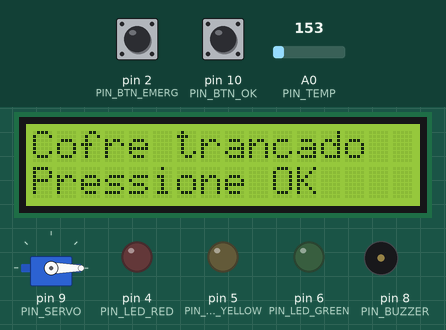
Simulated run of this sketch. Board: Arduino Uno, built with avr-gcc and run on an emulated ATmega328P. Shown: servo, 16×2 character LCD, output pins drawn as LEDs (lit = HIGH), buzzer (waves = sounding). Dashed ring = blinking. The inputs (shaded band) are chosen by the test bench; at power-on: pin 2 (PIN_BTN_EMERG) LOW, A0 (PIN_TEMP) = 153, pin 10 (PIN_BTN_OK) LOW.

Above: at 2.3 s.
2.4 s: pin 2 (PIN_BTN_EMERG) pulled HIGH for 0.15 s
At 3.0 s:
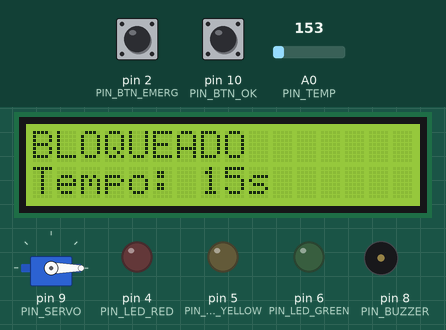
5.1 s: A0 (PIN_TEMP) set to 195
6.6 s: A0 (PIN_TEMP) set to 222
At 8.2 s:
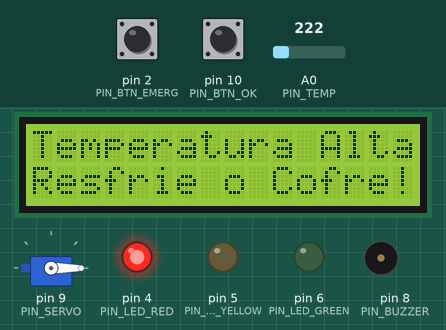
9.1 s: A0 (PIN_TEMP) set to 191
At 10.65 s:
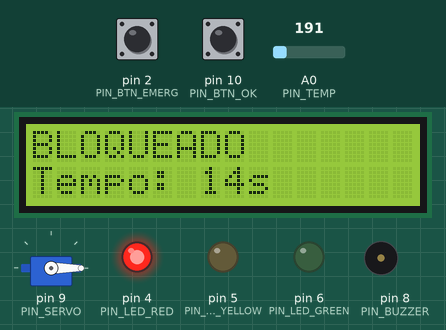
12.1 s: pin 2 (PIN_BTN_EMERG) pulled HIGH for 1 s
At 13.65 s:
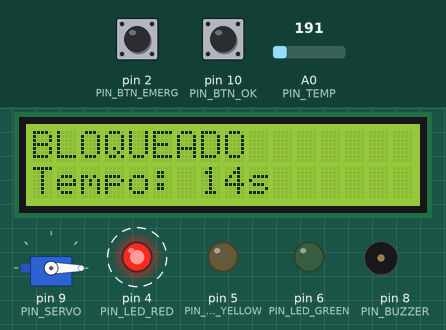
15.3 s: A0 (PIN_TEMP) set to 221
At 16.1 s:
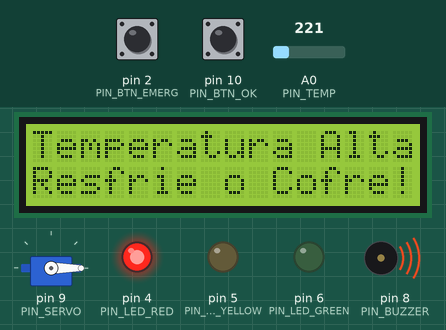
Timing chart, 0 to 18.3 s (numbered marks = the images above; inputs shaded):
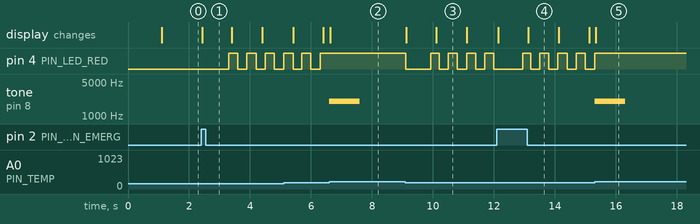

The sketch:

locker.ino
```cpp
#include <Wire.h>
#include <LiquidCrystal_I2C.h>
#include <Servo.h>

LiquidCrystal_I2C lcd(0x27, 16, 2);
Servo servo;

const int PIN_BTN_EMERG  = 2;
const int PIN_BTN_UP     = 7;
const int PIN_BTN_OK     = 10;
const int PIN_BTN_DOWN   = 11;
const int PIN_BTN_CONF   = 12;
const int PIN_LED_GREEN  = 6;
const int PIN_LED_YELLOW = 5;
const int PIN_LED_RED    = 4;
const int PIN_BUZZER     = 8;
const int PIN_SERVO      = 9;
const int PIN_TEMP       = A0;

const int SENHA_CORRETA[3] = {3, 7, 1};
const int MAX_TENTATIVAS = 3;
const long TEMPO_BLOQUEIO_MS = 15000;
const int SERVO_FECHADO = 0;
const int SERVO_ABERTO = 90;
const long DEBOUNCE_MS = 200;
const float LIMITE_TEMP = 50.0;

enum Estado { TRANCADO, INSERINDO, ABERTO, BLOQUEADO, ALERTA_TEMP };
Estado estado = TRANCADO;

int senha[3] = {0,0,0};
int pos = 0;
int tentativas = 0;

unsigned long tBloq = 0;
unsigned long tLast = 0;

unsigned long tUp=0, tDown=0, tOk=0, tConf=0;
bool lastUp=LOW, lastDown=LOW, lastOk=LOW, lastConf=LOW;

volatile bool emergenciaAtiva = false;

int tempo = 15;
bool initBloq = false;

Estado estadoAntes = TRANCADO;
bool alertaTempAtivo = false;

void isrEmergencia(){ emergenciaAtiva = true; }

void ledVerde(bool s){ digitalWrite(PIN_LED_GREEN, s); }
void ledAmarelo(bool s){ digitalWrite(PIN_LED_YELLOW, s); }
void ledVermelho(bool s){ digitalWrite(PIN_LED_RED, s); }

void apagarTodosLeds(){
  ledVerde(LOW);
  ledAmarelo(LOW);
  ledVermelho(LOW);
}

bool pressed(int pin, bool &lastState, unsigned long &lastTime){
  bool r = digitalRead(pin);
  if(lastState == LOW && r == HIGH && millis() - lastTime > DEBOUNCE_MS){
    lastTime = millis();
    lastState = HIGH;
    return true;
  }
  if(r == LOW) lastState = LOW;
  return false;
}

void piscarAmarelo(int v){
  for(int i=0;i<v;i++){
    ledAmarelo(HIGH); delay(120);
    ledAmarelo(LOW); delay(120);
  }
}

float lerTemperatura(){
  int raw = analogRead(PIN_TEMP);
  float tensao = raw * (5.0 / 1023.0);
  return (tensao - 0.5) * 100.0;
}

void entrarTrancado();
void entrarInserindo();
void entrarAberto();
void entrarBloqueado();

void checarTemperatura(){
  float temp = lerTemperatura();
  if(temp >= LIMITE_TEMP && !alertaTempAtivo){
    alertaTempAtivo = true;
    estadoAntes = estado;
    estado = ALERTA_TEMP;
    servo.write(SERVO_FECHADO);
    apagarTodosLeds();
    ledVermelho(HIGH);
    tone(PIN_BUZZER, 2000, 1000);
    lcd.clear();
    lcd.print("Temperatura Alta");
    lcd.setCursor(0,1);
    lcd.print("Resfrie o Cofre!");
  }
  if(temp < LIMITE_TEMP && alertaTempAtivo){
    alertaTempAtivo = false;
    estado = estadoAntes;
    switch(estadoAntes){
      case TRANCADO: entrarTrancado(); break;
      case INSERINDO: entrarInserindo(); break;
      case ABERTO: entrarAberto(); break;
      case BLOQUEADO: entrarBloqueado(); break;
    }
  }
}

void setup(){
  pinMode(PIN_BTN_EMERG, INPUT);
  pinMode(PIN_BTN_UP, INPUT);
  pinMode(PIN_BTN_OK, INPUT);
  pinMode(PIN_BTN_DOWN, INPUT);
  pinMode(PIN_BTN_CONF, INPUT);

  pinMode(PIN_LED_GREEN, OUTPUT);
  pinMode(PIN_LED_YELLOW, OUTPUT);
  pinMode(PIN_LED_RED, OUTPUT);
  pinMode(PIN_BUZZER, OUTPUT);

  attachInterrupt(digitalPinToInterrupt(PIN_BTN_EMERG), isrEmergencia, RISING);

  servo.attach(PIN_SERVO);
  servo.write(SERVO_FECHADO);

  lcd.init();
  lcd.backlight();

  lcd.print("Iniciando...");
  delay(1000);

  entrarTrancado();
}

void loop(){
  checarTemperatura();

  if(estado == ALERTA_TEMP) return;

  if(emergenciaAtiva){
    emergenciaAtiva = false;
    entrarBloqueado();
  }

  switch(estado){
    case TRANCADO: loopTrancado(); break;
    case INSERINDO: loopInserindo(); break;
    case ABERTO: loopAberto(); break;
    case BLOQUEADO: loopBloqueado(); break;
    case ALERTA_TEMP: break;
  }
}

void entrarTrancado(){
  estado = TRANCADO;
  tentativas = 0;
  pos = 0;

  for(int i=0;i<3;i++) senha[i]=0;

  servo.write(SERVO_FECHADO);
  apagarTodosLeds();

  lcd.clear();
  lcd.print("Cofre trancado");
  lcd.setCursor(0,1);
  lcd.print("Pressione OK");
}

void entrarInserindo(){
  estado = INSERINDO;
  pos = 0;

  for(int i=0;i<3;i++) senha[i]=0;

  ledAmarelo(LOW);
  atualizarLCD();
}

void entrarAberto(){
  estado = ABERTO;
  tentativas = 0;

  servo.write(SERVO_ABERTO);

  ledVerde(HIGH);
  ledAmarelo(LOW);
  ledVermelho(LOW);

  tone(PIN_BUZZER, 1000, 200);

  lcd.clear();
  lcd.print("Acesso liberado");
}

void entrarBloqueado(){
  estado = BLOQUEADO;

  tLast = millis();
  tempo = 15;
  initBloq = false;

  servo.write(SERVO_FECHADO);

  ledVermelho(HIGH);
  ledAmarelo(LOW);
  ledVerde(LOW);

  lcd.clear();
}

void loopTrancado(){
  if(pressed(PIN_BTN_OK,lastOk,tOk)) entrarInserindo();
}

void loopInserindo(){
  if(pressed(PIN_BTN_UP,lastUp,tUp)){
    senha[pos] = (senha[pos]+1)%10;
    atualizarLCD();
  }

  if(pressed(PIN_BTN_DOWN,lastDown,tDown)){
    senha[pos] = (senha[pos]+9)%10;
    atualizarLCD();
  }

  if(pressed(PIN_BTN_OK,lastOk,tOk)){
    if(pos < 2){ pos++; atualizarLCD(); }
  }

  if(pressed(PIN_BTN_CONF,lastConf,tConf)){
    bool ok = true;
    for(int i=0;i<3;i++) if(senha[i]!=SENHA_CORRETA[i]) ok=false;

    if(ok) entrarAberto();
    else{
      tentativas++;
      piscarAmarelo(3);

      if(tentativas>=MAX_TENTATIVAS) entrarBloqueado();
      else{
        tone(PIN_BUZZER,400,200);
        lcd.clear();
        lcd.print("Senha errada");
        delay(800);
        pos=0;
        atualizarLCD();
      }
    }
  }
}

void loopAberto(){
  if(pressed(PIN_BTN_CONF,lastConf,tConf)) entrarTrancado();
}

void loopBloqueado(){
  ledVermelho((millis()/300)%2);

  if(!initBloq){
    initBloq = true;
    lcd.setCursor(0,0);
    lcd.print("BLOQUEADO       ");
    lcd.setCursor(0,1);
    lcd.print("Tempo: 15s   ");
    delay(800);
  }

  if(millis() - tLast >= 1000){
    tLast = millis();

    if(tempo > 0) tempo--;

    lcd.setCursor(0,1);
    lcd.print("Tempo: ");

    if(tempo < 10) lcd.print("0");
    lcd.print(tempo);
    lcd.print("s   ");
  }

  if(tempo <= 0){
    entrarTrancado();
  }
}

void atualizarLCD(){
  lcd.clear();
  lcd.print("Senha:");

  for(int i=0;i<3;i++){
    lcd.setCursor(7+i*3,0);

    if(i==pos){
      lcd.print("[");
      lcd.print(senha[i]);
      lcd.print("]");
    } else {
      lcd.print(" ");
      lcd.print(senha[i]);
      lcd.print(" ");
    }
  }

  lcd.setCursor(0,1);
  lcd.print("UP/DW OK CONF");
}
```

Measured:
- the behaviour switches between 204 and 205 on A0 (PIN_TEMP) (found by bisection; images 1 and 2)
- after the input at 2.4 s, pin 4 (PIN_LED_RED): alternates HIGH for 0.30 s and LOW for 0.30 s, starting after 0.90 s; the display: changes at once (image 1)
- after the input at 6.6 s, pin 4 (PIN_LED_RED): stops changing and stays HIGH; tone on pin 8 (PIN_BUZZER): silent → 2000 Hz at once, → silent 1.0 s later; the display: changes at once (image 2)
- after the input at 9.1 s, pin 4 (PIN_LED_RED): HIGH → LOW at once, then repeats every 0.57 s: HIGH 0.27 s, LOW 0.30 s; the display: first changes at once (image 3 shows a later state)
- after the input at 15.3 s, pin 4 (PIN_LED_RED): goes on until 15.3 s, then stays HIGH; tone on pin 8 (PIN_BUZZER): silent → 2000 Hz at once, → silent 1.0 s later; the display: changes at once (image 5)
- what the display in image 3 shows lasts 1.0 s, from 10.1 s to 11.1 s
